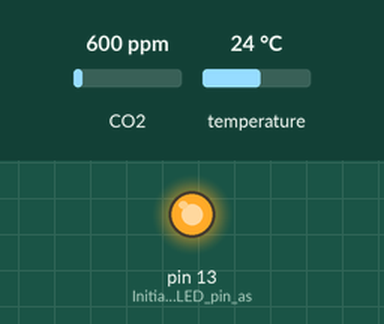
Recording of a sketch running on a simulated Arduino Uno, built with avr-gcc and run on an emulated ATmega328P. Shown: output pins drawn as LEDs (lit = HIGH). The inputs (shaded band) are chosen by the test bench; at power-on: CO2 600 ppm, temperature 24 °C. What the sketch prints to the serial monitor is not drawn.

Above: at 0.1 s.
At 2.1 s:
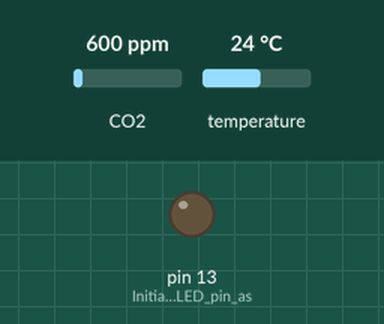
Timing chart, 0 to 3.6 s (numbered marks = the images above):
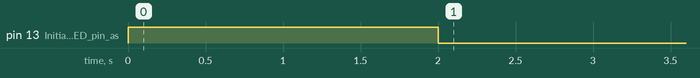

The sketch:

co2Sense.ino
```cpp
#include <Arduino.h>
#include <SoftwareSerial.h>
#include "MHZ19.h"
#include <ArduinoJson.h>

#define RX_PIN 3                                          // Rx pin which the MHZ19 Tx pin is attached to
#define TX_PIN 2                                          // Tx pin which the MHZ19 Rx pin is attached to
#define BAUDRATE 9600                                      // Device to MH-Z19 Serial baudrate (should not be changed)

MHZ19 myMHZ19;                                             // Constructor for library
SoftwareSerial mySerial(RX_PIN, TX_PIN);                   // Create software serial object

unsigned long getDataTimer = 0;

void setup()
{

    Serial.begin(9600);
    mySerial.begin(BAUDRATE);                               // Start the software serial at the correct baud rate

    myMHZ19.begin(mySerial);                                // Pass the software serial to the MHZ19 library

    myMHZ19.autoCalibration();                              // Turn auto calibration ON (OFF autoCalibration(false))

    pinMode(LED_BUILTIN, OUTPUT);                           // Initialize the LED pin as an output

    digitalWrite(LED_BUILTIN, HIGH);                        // turn the LED on
    delay(2000);                                            // wait
    digitalWrite(LED_BUILTIN, LOW);                         // turn the LED off
    delay(2000);                                            // wait
}

void loop()
{
  if (millis() - getDataTimer >= 2000)
  {
    getDataTimer = millis();

    int CO2 = myMHZ19.getCO2();                           // Request CO2 (as ppm)
    int8_t temperature = myMHZ19.getTemperature();        // Request Temperature (as Celsius)
    bool isABCEnabled = myMHZ19.getABC();                 // Check if ABC is enabled
    int range = myMHZ19.getRange();                       // Get sensor range
    int backgroundCO2 = myMHZ19.getBackgroundCO2();       // Get background CO2 level

    // Create a JSON object
    StaticJsonDocument<200> doc;
    // Variables - expectation from stable to volatile length
    doc["millis"] = getDataTimer;
    doc["ABCEnabled"] = isABCEnabled;
    doc["Range"] = range;
    doc["BackgroundCO2"] = backgroundCO2;
    doc["Temperature"] = temperature;
    doc["CO2"] = CO2;

    // Serialize the JSON object to a string
    String jsonString;
    serializeJson(doc, jsonString);

    // Print the JSON string
    Serial.println(jsonString);

  }
}
```
